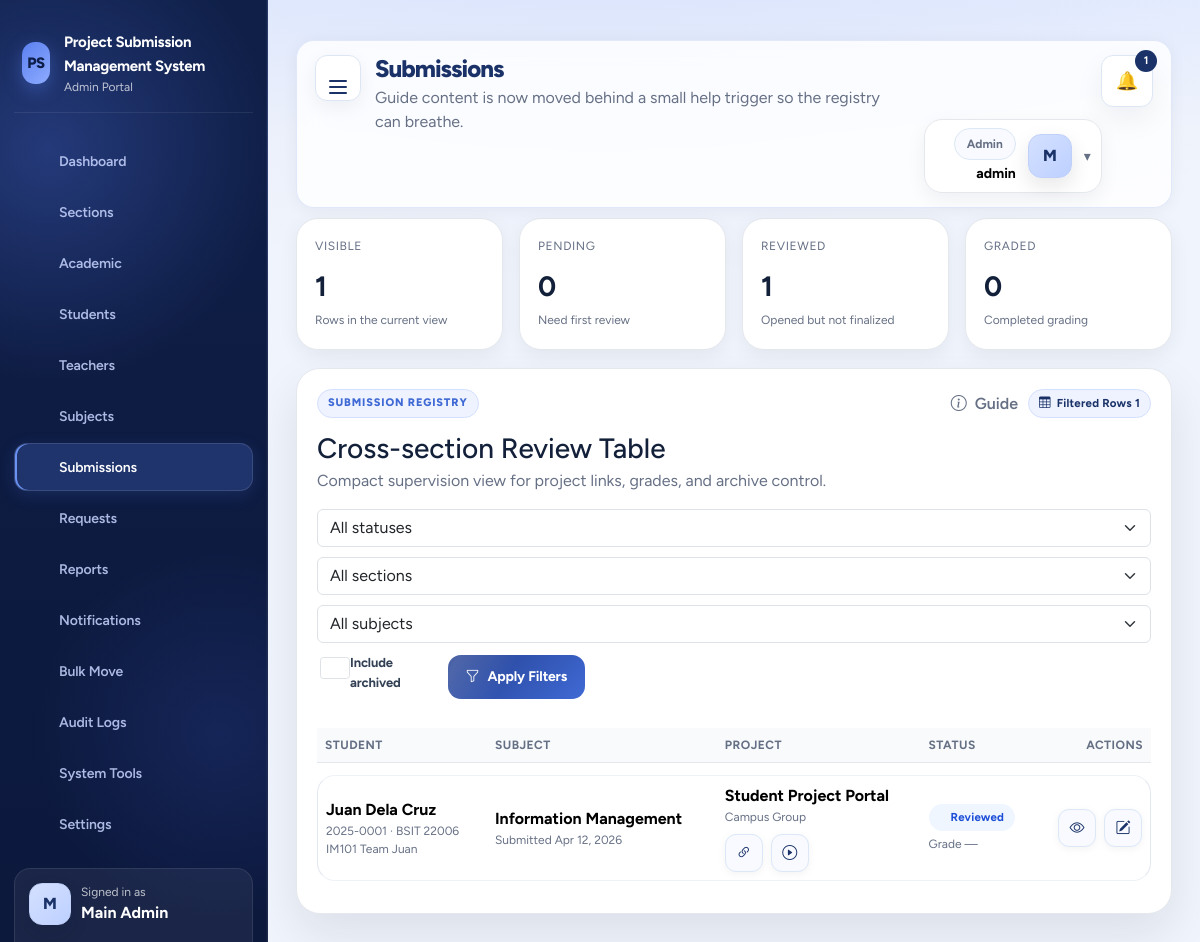
The page /project/admin/submissions.php (signed in) on the database its author committed.
### tables this page shows
CREATE TABLE submissions (
    id INT AUTO_INCREMENT PRIMARY KEY,
    team_id INT NOT NULL,
    student_id INT NOT NULL,
    submitted_by_student_id INT NULL,
    section_id INT NOT NULL,
    subject_id INT NOT NULL,
    activity_id INT NULL,
    attempt_no INT NOT NULL DEFAULT 1,
    assigned_system VARCHAR(255) NOT NULL,
    company_name VARCHAR(255) NOT NULL,
    project_url TEXT NOT NULL,
    video_url TEXT NOT NULL,
    admin_username VARCHAR(100) NULL,
    admin_password VARCHAR(255) NULL,
    user_username VARCHAR(100) NULL,
    user_password VARCHAR(255) NULL,
    contact_email VARCHAR(150) NOT NULL,
    attachment_path VARCHAR(255) NULL,
    status ENUM('pending', 'reviewed', 'graded', 'archived') NOT NULL DEFAULT 'pending',
    grade VARCHAR(50) NULL,
    teacher_feedback TEXT NULL,
    review_notes TEXT NULL,
    submitted_at TIMESTAMP DEFAULT CURRENT_TIMESTAMP,
    updated_at TIMESTAMP DEFAULT CURRENT_TIMESTAMP ON UPDATE CURRENT_TIMESTAMP,
    CONSTRAINT fk_submissions_team FOREIGN KEY (team_id) REFERENCES teams(id) ON DELETE CASCADE ON UPDATE CASCADE,
    CONSTRAINT fk_submissions_student FOREIGN KEY (student_id) REFERENCES students(id) ON DELETE RESTRICT ON UPDATE CASCADE,
    CONSTRAINT fk_submissions_submitted_by FOREIGN KEY (submitted_by_student_id) REFERENCES students(id) ON DELETE SET NULL ON UPDATE CASCADE,
    CONSTRAINT fk_submissions_section FOREIGN KEY (section_id) REFERENCES sections(id) ON DELETE RESTRICT ON UPDATE CASCADE,
    CONSTRAINT fk_submissions_subject FOREIGN KEY (subject_id) REFERENCES subjects(id) ON DELETE RESTRICT ON UPDATE CASCADE,
    CONSTRAINT fk_submissions_activity FOREIGN KEY (activity_id) REFERENCES submission_activities(id) ON DELETE SET NULL ON UPDATE CASCADE,
    INDEX idx_team_activity_attempt (team_id, activity_id, attempt_no),
    INDEX idx_student_activity_attempt (student_id, activity_id, attempt_no)
);

CREATE TABLE students (
    id INT AUTO_INCREMENT PRIMARY KEY,
    student_id VARCHAR(50) NOT NULL UNIQUE,
    full_name VARCHAR(150) NOT NULL,
    email VARCHAR(150) NOT NULL UNIQUE,
    username VARCHAR(100) NOT NULL UNIQUE,
    password_hash VARCHAR(255) NOT NULL,
    avatar_path VARCHAR(255) NULL,
    section_id INT NOT NULL,
    account_status ENUM('pending', 'active', 'view_only', 'inactive', 'archived') NOT NULL DEFAULT 'pending',
    can_submit TINYINT(1) NOT NULL DEFAULT 1,
    created_at TIMESTAMP DEFAULT CURRENT_TIMESTAMP,
    updated_at TIMESTAMP DEFAULT CURRENT_TIMESTAMP ON UPDATE CURRENT_TIMESTAMP,
    CONSTRAINT fk_students_section FOREIGN KEY (section_id) REFERENCES sections(id) ON DELETE RESTRICT ON UPDATE CASCADE
);

CREATE TABLE sections (
    id INT AUTO_INCREMENT PRIMARY KEY,
    section_name VARCHAR(100) NOT NULL,
    school_year_id INT NOT NULL,
    semester_id INT NOT NULL,
    status ENUM('active', 'inactive', 'archived') NOT NULL DEFAULT 'active',
    notes TEXT NULL,
    created_at TIMESTAMP DEFAULT CURRENT_TIMESTAMP,
    updated_at TIMESTAMP DEFAULT CURRENT_TIMESTAMP ON UPDATE CURRENT_TIMESTAMP,
    CONSTRAINT fk_sections_school_year FOREIGN KEY (school_year_id) REFERENCES school_years(id) ON DELETE RESTRICT ON UPDATE CASCADE,
    CONSTRAINT fk_sections_semester FOREIGN KEY (semester_id) REFERENCES semesters(id) ON DELETE RESTRICT ON UPDATE CASCADE,
    UNIQUE KEY uniq_section_year_sem (section_name, school_year_id, semester_id)
);

CREATE TABLE teams (
    id INT AUTO_INCREMENT PRIMARY KEY,
    subject_id INT NOT NULL,
    activity_id INT NULL,
    section_id INT NOT NULL,
    leader_student_id INT NOT NULL,
    team_name VARCHAR(150) NOT NULL,
    status ENUM('active', 'inactive', 'archived') NOT NULL DEFAULT 'active',
    submission_deadline DATETIME NULL,
    deadline_warning_hours INT NOT NULL DEFAULT 72,
    deadline_warning_sent_at DATETIME NULL,
    deadline_locked_notice_sent_at DATETIME NULL,
    allow_late_submissions TINYINT(1) NOT NULL DEFAULT 0,
    late_submission_until DATETIME NULL,
    teacher_submission_locked TINYINT(1) NOT NULL DEFAULT 0,
    teacher_submission_lock_note TEXT NULL,
    created_at TIMESTAMP DEFAULT CURRENT_TIMESTAMP,
    updated_at TIMESTAMP DEFAULT CURRENT_TIMESTAMP ON UPDATE CURRENT_TIMESTAMP,
    CONSTRAINT fk_teams_subject FOREIGN KEY (subject_id) REFERENCES subjects(id) ON DELETE CASCADE ON UPDATE CASCADE,
    CONSTRAINT fk_teams_activity FOREIGN KEY (activity_id) REFERENCES submission_activities(id) ON DELETE CASCADE ON UPDATE CASCADE,
    CONSTRAINT fk_teams_section FOREIGN KEY (section_id) REFERENCES sections(id) ON DELETE CASCADE ON UPDATE CASCADE,
    CONSTRAINT fk_teams_leader FOREIGN KEY (leader_student_id) REFERENCES students(id) ON DELETE CASCADE ON UPDATE CASCADE,
    UNIQUE KEY uniq_leader_activity_team (leader_student_id, activity_id)
);

CREATE TABLE subjects (
    id INT AUTO_INCREMENT PRIMARY KEY,
    subject_code VARCHAR(50) NOT NULL,
    subject_name VARCHAR(150) NOT NULL,
    description TEXT NULL,
    teacher_id INT NOT NULL,
    school_year_id INT NOT NULL,
    semester_id INT NOT NULL,
    status ENUM('active', 'inactive', 'archived') NOT NULL DEFAULT 'active',
    submission_deadline DATETIME NULL,
    deadline_warning_hours INT NOT NULL DEFAULT 72,
    deadline_warning_sent_at DATETIME NULL,
    deadline_locked_notice_sent_at DATETIME NULL,
    allow_late_submissions TINYINT(1) NOT NULL DEFAULT 0,
    late_submission_until DATETIME NULL,
    teacher_submission_locked TINYINT(1) NOT NULL DEFAULT 0,
    teacher_submission_lock_note TEXT NULL,
    created_at TIMESTAMP DEFAULT CURRENT_TIMESTAMP,
    updated_at TIMESTAMP DEFAULT CURRENT_TIMESTAMP ON UPDATE CURRENT_TIMESTAMP,
    CONSTRAINT fk_subjects_teacher FOREIGN KEY (teacher_id) REFERENCES teachers(id) ON DELETE RESTRICT ON UPDATE CASCADE,
    CONSTRAINT fk_subjects_school_year FOREIGN KEY (school_year_id) REFERENCES school_years(id) ON DELETE RESTRICT ON UPDATE CASCADE,
    CONSTRAINT fk_subjects_semester FOREIGN KEY (semester_id) REFERENCES semesters(id) ON DELETE RESTRICT ON UPDATE CASCADE,
    UNIQUE KEY uniq_subject_term_teacher (subject_code, teacher_id, school_year_id, semester_id)
);

### project/backend/config/app.php (called while the page is built, shortened)
<?php
function url(string $path = ''): string {
    return rtrim(APP_URL, '/') . '/' . ltrim($path, '/');
}
function h(?string $value): string { return htmlspecialchars((string) $value, ENT_QUOTES, 'UTF-8'); }
function normalize_public_url(?string $value): ?string {
    $value = trim((string) $value);
    $scheme = strtolower((string) parse_url($value, PHP_URL_SCHEME));
    return $value;
}
function safe_public_url(?string $value): ?string {
    return normalize_public_url($value);
}

### project/admin/submissions.php (the view, shortened to what this page needs)
<?php
require_once __DIR__ . '/../backend/helpers/query.php';
$pdo = pdo();
$includeArchived = isset($_GET['archived']) ? 1 : 0;
$sql = 'SELECT sub.*, st.full_name, st.student_id AS student_code, sec.section_name, subj.subject_name, teams.team_name FROM submissions sub JOIN students st ON st.id = sub.student_id JOIN sections sec ON sec.id = sub.section_id JOIN subjects subj ON subj.id = sub.subject_id LEFT JOIN teams ON teams.id = sub.team_id WHERE 1=1';
if (!$includeArchived) { $sql .= ' AND sub.status <> "archived"'; }
$params = [];
$sql .= ' ORDER BY sub.submitted_at DESC';
$stmt = $pdo->prepare($sql);
$stmt->execute($params);
$rows = $stmt->fetchAll();
$stats = ['visible' => count($rows), 'pending' => 0, 'reviewed' => 0, 'graded' => 0];
foreach ($rows as $row) { if (isset($stats[$row['status']])) { $stats[$row['status']]++; } }
require_once __DIR__ . '/../backend/partials/header.php';
?>
<div class="kpi-grid">
  <div class="kpi-card"><span class="label">Visible</span><strong><?= number_format($stats['visible']) ?></strong><span class="muted small">Rows in the current view</span></div>
  <div class="kpi-card"><span class="label">Pending</span><strong><?= number_format($stats['pending']) ?></strong><span class="muted small">Need first review</span></div>
  <div class="kpi-card"><span class="label">Reviewed</span><strong><?= number_format($stats['reviewed']) ?></strong><span class="muted small">Opened but not finalized</span></div>
  <div class="kpi-card"><span class="label">Graded</span><strong><?= number_format($stats['graded']) ?></strong><span class="muted small">Completed grading</span></div>
</div>
<section class="table-card table-bootstrap-shell">
  <div class="module-header">
    <div>
      <div class="eyebrow">Submission Registry</div>
      <h3 class="mb-1">Cross-section Review Table</h3>
      <p class="muted mb-0">Compact supervision view for project links, grades, and archive control.</p>
    </div>
    <div class="module-actions">
      <a href="#" class="help-trigger" data-open-modal="submission-guide"><i class="bi bi-info-circle"></i> Guide</a>
      <span class="badge-soft"><i class="bi bi-table"></i> Filtered rows <?= number_format(count($rows)) ?></span>
    </div>
  </div>
  <div class="table-toolbar">
    <form method="get" class="filters">
      <select class="form-select" name="status"><option value="">All statuses</option></select>
      <select class="form-select" name="section_id"><option value="0">All sections</option></select>
      <select class="form-select" name="subject_id"><option value="0">All subjects</option></select>
      <div class="form-check"><input class="form-check-input" type="checkbox" name="archived" value="1" id="archived" <?= $includeArchived ? 'checked' : '' ?>><label class="form-check-label" for="archived">Include archived</label></div>
      <button class="btn" type="submit"><i class="bi bi-funnel"></i> Apply Filters</button>
    </form>
  </div>
  <div class="table-responsive">
    <table class="table table-hover align-middle">
      <thead><tr><th>Student</th><th>Subject</th><th>Project</th><th>Status</th><th class="text-end">Actions</th></tr></thead>
      <tbody>
      <?php foreach ($rows as $row): ?>
        <tr>
          <td><strong><?= h($row['full_name']) ?></strong><div class="muted small"><?= h($row['student_code']) ?> · <?= h($row['section_name']) ?></div><?php if (!empty($row['team_name'])): ?><div class="muted small"><?= h($row['team_name']) ?></div><?php endif; ?></td>
          <td><strong><?= h($row['subject_name']) ?></strong><div class="muted small">Submitted <?= h(date('M j, Y', strtotime((string) $row['submitted_at']))) ?></div></td>
          <td><strong><?= h($row['assigned_system']) ?></strong><div class="muted small"><?= h($row['company_name'] ?: 'No company label') ?></div><div class="mt-2 d-flex gap-2 flex-wrap"><?php $projectHref = safe_public_url($row['project_url'] ?? null); $videoHref = safe_public_url($row['video_url'] ?? null); ?><?php if ($projectHref): ?><a class="icon-action" href="<?= h($projectHref) ?>" target="_blank" rel="noopener" title="open project" aria-label="open project"><i class="bi bi-link-45deg"></i></a><?php endif; ?><?php if ($videoHref): ?><a class="icon-action" href="<?= h($videoHref) ?>" target="_blank" rel="noopener" title="open video" aria-label="open video"><i class="bi bi-play-circle"></i></a><?php endif; ?></div></td>
          <td><?= status_badge($row['status']) ?><div class="muted small mt-1">Grade <?= h($row['grade'] !== null && $row['grade'] !== '' ? $row['grade'] : '—') ?></div></td>
          <td class="text-end">
            <div class="icon-action-group justify-content-end">
              <a class="icon-action" href="<?= h(url('admin/submission_preview.php?id=' . (int) $row['id'])) ?>" data-ajax-modal="1" data-modal-title="Submission overview" title="Open submission"><i class="bi bi-eye"></i></a>
              <button class="icon-action" type="button" data-open-modal="review-<?= (int) $row['id'] ?>" title="Quick review"><i class="bi bi-pencil-square"></i></button>
            </div>
          </td>
        </tr>
      <?php endforeach; ?>
      </tbody>
    </table>
  </div>
</section>
<?php require_once __DIR__ . '/../backend/partials/footer.php'; ?>

### project/backend/helpers/query.php (shortened to what this page needs)
<?php
function status_badge(string $status): string {
    return '<span class="status ' . h($status) . '">' . h(ucwords(str_replace('_', ' ', $status))) . '</span>';
}

### rows shown on the page
submissions: student.full_name "Juan Dela Cruz", student.student_id "2025-0001", section.section_name "BSIT 22006", team.team_name "IM101 Team Juan", subject.subject_name "Information Management", submitted_at "Apr 12, 2026", assigned_system "Student Project Portal", company_name "Campus Group", status "Reviewed", grade "—"

### other values the page prints
APP_NAME "Project Submission Management System"
$role "Admin"
$label "Dashboard"
$label "Sections"
$label "Academic"
$label "Students"
$label "Teachers"
$label "Subjects"
$label "Submissions"
$label "Requests"
$label "Reports"
$label "Notifications"
$label "Bulk Move"
$label "Audit Logs"
$label "System Tools"
